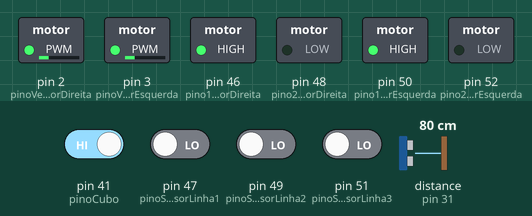
The sketch below on a simulated Arduino Mega 2560, built with avr-gcc and run on an emulated ATmega2560. On the bench: switched loads named in the sketch (green lamp = pin HIGH). Wiring (inferred from the names in the program): ultrasonic range finder: trigger pin 33; echo pin 31. Dashed ring = blinking. The test bench sets the inputs (shaded band); at power-on: pin 41 (pinoCubo) HIGH, pin 47 (pinoSensorLinha1), pin 49 (pinoSensorLinha2), pin 51 (pinoSensorLinha3) LOW, distance to the obstacle (sensor on pin 31) 80 cm. The echo pulse lasts 58.3 µs per cm; pins used as bus, display or sensor lines are not drawn.

Above: at 1.2 s.
1.3 s: pin 41 (pinoCubo) driven LOW and pin 47 (pinoSensorLinha1) driven HIGH and pin 49 (pinoSensorLinha2) driven HIGH and pin 51 (pinoSensorLinha3) driven HIGH
At 1.48 s:
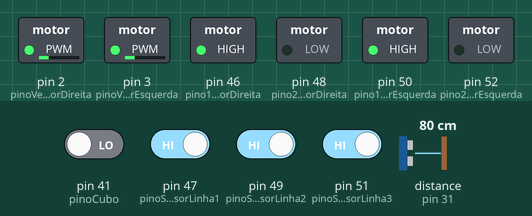
4.3 s: pin 41 (pinoCubo) driven HIGH
At 5.5 s:
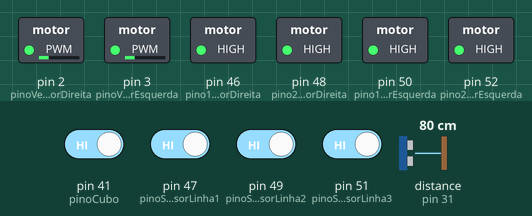
5.8 s: pin 41 (pinoCubo) driven LOW
At 6.18 s:
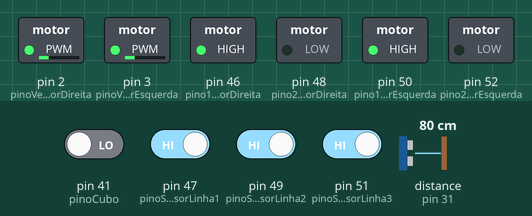
8.8 s: pin 47 (pinoSensorLinha1) driven LOW
At 8.8 s:
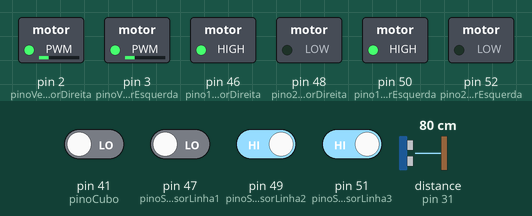
Timing chart, 0 to 11.3 s (numbered marks = the images above; inputs shaded):
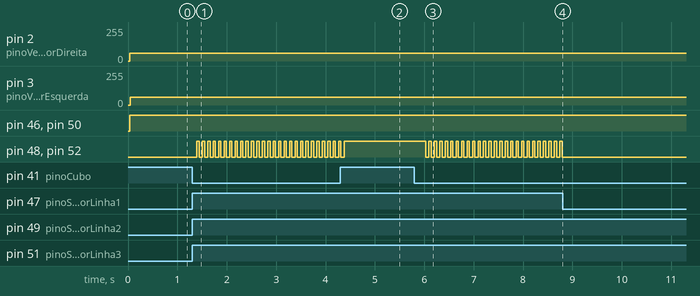

The sketch:

robo-main.ino
```cpp
#include "defines.h" 	// Arquivo header com todas as definicoes de constantes e variaveis

void setup() {
	// Inicializacao dos pinos da ponte h
	pinMode(pino1MotorDireita, OUTPUT);
	pinMode(pino2MotorDireita, OUTPUT);
	pinMode(pino1MotorEsquerda, OUTPUT);
	pinMode(pino2MotorEsquerda, OUTPUT);
	pinMode(pinoVelocidadeMotorDireita, OUTPUT);
	pinMode(pinoVelocidadeMotorEsquerda, OUTPUT);

	// Inicializacao dos sensores de linha
	pinMode(pinoSensorLinha1, INPUT);
	pinMode(pinoSensorLinha2, INPUT);
	pinMode(pinoSensorLinha3, INPUT);

	// Inicializacao do cubo
	pinMode(pinoCubo, INPUT);

	// Definindo o pino "trigger" como saída
	pinMode(trigger, OUTPUT);
	// Definindo o pino "echo" como entrada
	pinMode(echo, INPUT);
	// "Limpar" o pino trigger
	digitalWrite(trigger, LOW);
}

void loop() {
	// Gera uma interrupcao no processador, para ler os dados dos sensores
	leSensores();
	delay(10);
	// Verifica o modo de operacao
	switch (modo) {
		case INICIO:
			if (cubo == LOW) { // Verificar se a chave ativada gera LOW ou HIGH
				// Enquanto o robo nao recebe o cubo, fica parado esperando
				paraRobo();
				delay(500);
			} else {
				// Quando o robo está com o cubo, pode seguir em frente
				modo = PERCURSO;
				movimentaRobo();
			}
			break;
		case PERCURSO:
			// Verifica a ausencia da linha
			if (vetorSensores[0] == LOW && vetorSensores[1] == LOW && vetorSensores[2] == LOW) {
				// Seta os dois motores com a velocidade inicial,
				// para garantir que o mesmo vai seguir em linha reta
				movimentaRobo();
				delay(10);
				break;
			}
			// Verifica se os tres sensores estão apontando para a linha (fim do percurso)
			if (vetorSensores[0] == HIGH && vetorSensores[1] == HIGH && vetorSensores[2] == HIGH) {
				paraRobo();
				delay(10);
				// Robo chegou ao fim do percurso
				modo = FIM;
				break;
			}
			analisaSensores(); // Analisa os dados dos sensores para saber se o robo esta na linha
			while (distancia <= 15) {
				paraRobo();
				delay(10);
				leSensores();
				if (distancia > 15) {
					movimentaRobo();
					break;
				}
			}
			calcularPID(); // Faz o calculo do PID para controlar os motores
			controlePID(); // A partir do calculo PID, ajusta os motores
			break;
		case FIM:
			if (cubo == HIGH) { // Verificar se a chave ativada gera LOW ou HIGH
				// Enquanto o robo ainda esta com o cubo, fica parado esperando
				paraRobo();
				delay(500);
			} else {
				// Quando o robo está com o cubo, pode seguir em frente
				modo = PERCURSO;
				movimentaRobo();
				delay(10);
			}
    		break;
	}
}

void paraRobo() {
	// Ao setar todos os pinos em HIGH, os motores ficam parados
	digitalWrite(pino1MotorDireita, HIGH);
	digitalWrite(pino2MotorDireita, HIGH);
	digitalWrite(pino1MotorEsquerda, HIGH);
	digitalWrite(pino2MotorEsquerda, HIGH);
}

void movimentaRobo() {
	digitalWrite(pino1MotorDireita, HIGH);
	digitalWrite(pino2MotorDireita, LOW);
	digitalWrite(pino1MotorEsquerda, HIGH);
	digitalWrite(pino2MotorEsquerda, LOW);

	// Ajusta a velocidade para voltar a velocidade inicial
	analogWrite(pinoVelocidadeMotorDireita, velocidadeInicialDireita);
	delay(10);
	analogWrite(pinoVelocidadeMotorEsquerda, velocidadeInicialEsquerda);
	delay(10);
}

void leSensores() {
	// Aqui sera feita a leitura dos dados de cada sensor, e armazenar os mesmos nas variaveis globais

	// Leitura dos sensores de linha
	vetorSensores[0] = digitalRead(pinoSensorLinha1);
	vetorSensores[1] = digitalRead(pinoSensorLinha2);
	vetorSensores[2] = digitalRead(pinoSensorLinha3);
	delay(10);

	cubo = digitalRead(pinoCubo);
	delay(10);
	// Transmitindo o sinal do trigger, ligando-o
	digitalWrite(trigger, HIGH);
	// Tempo de transmissão de sinal (trigger ligado)
	delayMicroseconds(10);
	// Desligando o trigger
	digitalWrite(trigger, LOW);
	// Conta o tempo do pino "echo" ligado(HIGH) e armazena na variável "tempo"
	tempo = pulseIn(echo, HIGH);
	// Formula para calcular a distancia (em cm)
	distancia = (tempo * 0.034) / 2;
}

void analisaSensores() {
	if (vetorSensores[0] == HIGH && vetorSensores[1] == LOW && vetorSensores[2] == LOW) {
		erro = -2;
	} else if (vetorSensores[0] == HIGH && vetorSensores[1] == HIGH && vetorSensores[2] == LOW) {
		erro = -1;
	} else if (vetorSensores[0] == LOW && vetorSensores[1] == HIGH && vetorSensores[2] == LOW) {
		erro = 0;
	} else if (vetorSensores[0] == LOW && vetorSensores[1] == HIGH && vetorSensores[2] == HIGH) {
		erro = 1;
	} else if (vetorSensores[0] == LOW && vetorSensores[1] == LOW && vetorSensores[2] == HIGH) {
		erro = 2;
	}
}

void calcularPID() {
	P = erro;
	I = I + erro;
	D = erro - erroAnterior;
	valorPID = (Kp * P) + (Ki * I) + (Kd * D);
	erroAnterior = erro;
}

void controlePID() {
	// Um motor sempre será o inverso do outro.
	// Ex: um com 100, outro com 155 (a soma deve ser 255, o maximo da saida PWM)
	// Calcula a porcentagem para alteração na velocidade
	float porcentagem = valorPID / 255;
	float porcentagemInverso = 100 - porcentagem;
	if (erro < 0) {
		velocidadeMotorDireita = 255 * porcentagem;
		velocidadeMotorEsquerda = 255 * porcentagemInverso;
	} else if (erro > 0) {
		velocidadeMotorEsquerda = 255 * porcentagem;
		velocidadeMotorDireita = 255 * porcentagemInverso;
	} else {
		// Se o erro é 0, o robo esta na linha e pode andar reto
		movimentaRobo();
	}
}
```

defines.h
```cpp
// --------------------------------------------------
// DEFINICOES DAS CONSTANTES
// --------------------------------------------------

// Declaracao dos pinos que serao usados para os motores
// Serao usados tres pinos para cada motor
#define pino1MotorEsquerda 50
#define pino2MotorEsquerda 52
#define pinoVelocidadeMotorEsquerda 3
#define pino1MotorDireita 46
#define pino2MotorDireita 48
#define pinoVelocidadeMotorDireita 2

// Declaracao das velocidades iniciais dos motores
// Verificar qual e a velocidade ideal
#define velocidadeInicialEsquerda 60
#define velocidadeInicialDireita 60

// Declaracao dos pinos que serao utlizados para os sensores de linha
// Verificar a possibilidade de utilizar mais sensores, para ter mais
#define pinoSensorLinha1 47
#define pinoSensorLinha2 49
#define pinoSensorLinha3 51

// Declaracao do pino utilizado para verificar o cubo
#define pinoCubo 41

// Declaracao dos pinos utilizados para o sensor ultrassonico
#define trigger 33
#define echo 31

// Declaracao dos modos de operacao
#define INICIO		0
#define PERCURSO 	1
#define FIM 		  2

// Declaracao das constantes que serao utilizadas no controle PID
// Verificar os valores ideais para o funcionamento correto do robo
#define Kp 5
#define Ki 5
#define Kd 5

// --------------------------------------------------
// DECLARACAO DAS VARIAVEIS
// --------------------------------------------------

// Declaracao do vetor para armazenar as entradas dos sensores de linha
int* vetorSensores[3];
// Declaracao da variavel do sensor do cubo
int cubo;

// Declaracao da variavel para controlar o modo de operacao
// Inicializa o robo no modo de inicio, para nao gerar confusao
int modo = INICIO;

// Declaracao das variaveis utilizadas para controle PID
float valorPID = 0;
float erro = 0;
float erroAnterior = 0;
float P = 0;
float I = 0;
float D = 0;

// Declaracao das variaveis de controle de velocidade do robo
int velocidadeMotorEsquerda;
int velocidadeMotorDireita;

// Declaracao das variaveis para controle do sensor ultrassonico
long tempo;
double distancia;
```

Measured:
- after the input at 1.3 s, pin 48 (pino2MotorDireita), pin 52 (pino2MotorEsquerda): alternates HIGH for 0.05 s and LOW for 0.07 s, starting after 0.10 s
- after the input at 4.3 s, pin 48 (pino2MotorDireita), pin 52 (pino2MotorEsquerda): goes on until 4.4 s, then stays HIGH
- after the input at 5.8 s, pin 48 (pino2MotorDireita), pin 52 (pino2MotorEsquerda): alternates HIGH for 0.05 s and LOW for 0.07 s, starting after 0.23 s
- after the input at 8.8 s, pin 48 (pino2MotorDireita), pin 52 (pino2MotorEsquerda): stops changing and stays LOW
